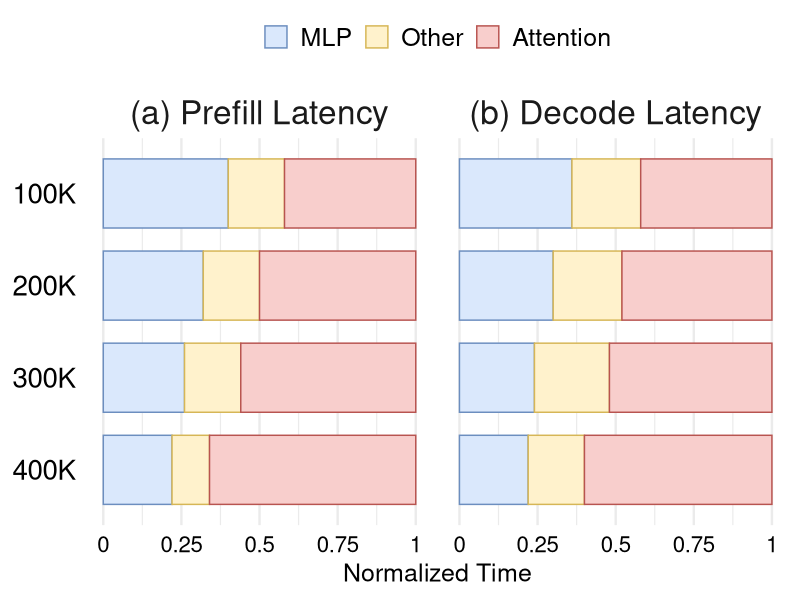

Reproduce this figure in R.
library(tidyverse)

data <- read_csv("data/breakdown_1.csv") %>%
  mutate(
    stage = fct_relevel(stage, "(a) Prefill Latency", "(b) Decode Latency"),
    tokens = fct_rev(fct_inorder(tokens)),
    component = fct_relevel(component, "MLP", "Other", "Attention")
  )

fig <- ggplot(data, aes(x = latency, y = tokens, fill = component, colour = component)) +
  geom_col(width = 0.75, position = position_stack(reverse = TRUE)) +
  facet_grid(. ~ stage) +
  scale_fill_manual(
    values = c(MLP = "#DAE8FC", Other = "#FFF2CC", Attention = "#F8CECC"),
  ) +
  scale_colour_manual(
    values = c(MLP = "#6C8EBF", Other = "#D6B656", Attention = "#B85450"),
  ) +
  scale_x_continuous(
    limits = c(0, 1),
    breaks = c(0, 0.25, 0.5, 0.75, 1),
    labels = c("0", "0.25", "0.5", "0.75", "1"),
  ) +
  labs(x = "Normalized Time", y = NULL) +
  theme_minimal(base_size = 18) +
  theme(
    strip.text = element_text(size = 24),
    legend.position = "top",
    legend.title = element_blank(),
    legend.text = element_text(size = 18),
    axis.text.x = element_text(size = 16, colour = "black"),
    axis.text.y = element_text(size = 20, colour = "black"),
    panel.grid.major.y = element_blank(),
  )

ggsave("breakdown_1.pdf", fig, width = 7.0, height = 4.0, units = "in")
